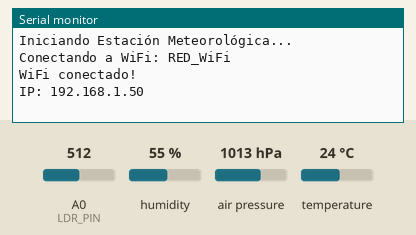
A sketch run on a simulated Arduino Uno R4 WiFi. Shown: the last lines printed to the serial monitor. The inputs (shaded band) are chosen by the test bench; at power-on: humidity 55 %, air pressure 1013 hPa, A0 (LDR_PIN) = 512, temperature 24 °C. WiFi joins after 1.5 s; servers stay silent unless stated; uploads are accepted with an empty reply.

Above: at 3.7 s.
3.8 s: humidity set to 22 %
At 10.7 s:
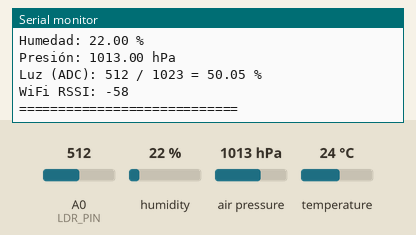
16.9 s: air pressure set to 952 hPa
At 20.2 s:
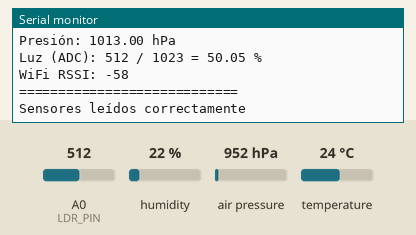
30.0 s: A0 (LDR_PIN) set to 716
At 31.2 s:
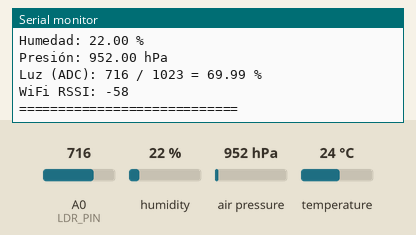
43.1 s: temperature set to 12 °C
At 50.27 s:
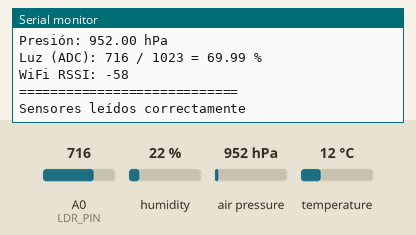
56.2 s: air pressure set to 975 hPa
At 61.5 s:
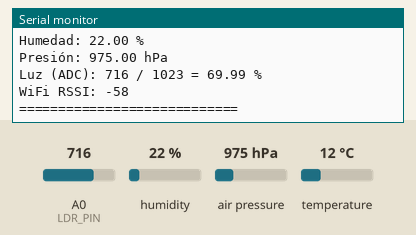
69.3 s: A0 (LDR_PIN) set to 992
At 71.2 s:
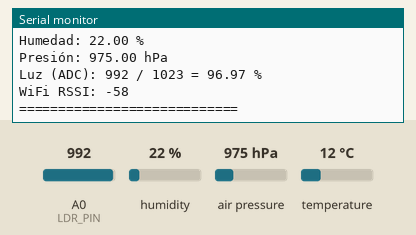
Timing chart, 0 to 72.7 s (numbered marks = the images above; inputs shaded):
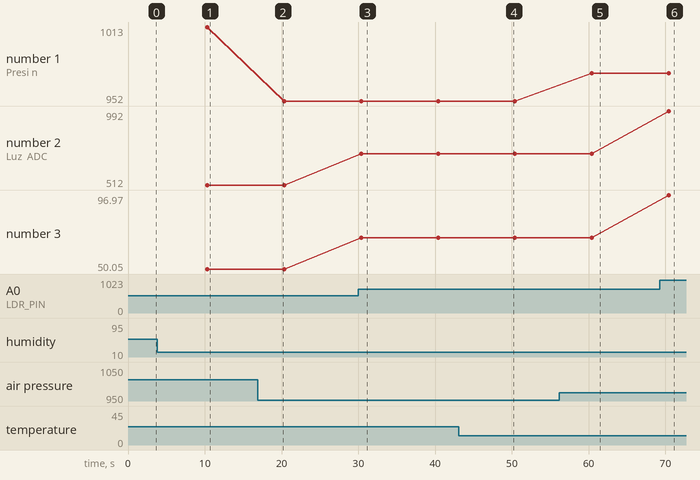

Measured:
- after the input at 3.8 s, the serial monitor: prints a new line after 6.5 s (image 1)
- after the input at 30.0 s, the serial monitor: prints a new line after 0.37 s (image 3)
- after the input at 56.2 s, the serial monitor: prints a new line after 4.2 s (image 5)
- after the input at 69.3 s, the serial monitor: prints a new line after 1.2 s (image 6)
- plotted number 1: 1013 → 952 after the input at 16.9 s, 952 → 975 after the input at 56.2 s
- plotted number 2: 512 → 716 after the input at 30.0 s, 716 → 992 after the input at 69.3 s
- plotted number 3: 50.05 → 69.99 after the input at 30.0 s, 69.99 → 96.97 after the input at 69.3 s

The sketch:

estacion_meteorologica.ino
```cpp
// ==========================================
// MINI ESTACIÓN METEOROLÓGICA
// Arduino UNO R4 WiFi + Sensores
// ==========================================

#include <WiFiS3.h>
#include <DHT.h>
#include <Adafruit_BMP280.h>
#include <Wire.h>

// ==================== CONFIGURACIÓN WIFI ====================
const char* ssid = "RED_WiFi";           // Cambiar por tu SSID
const char* password = "contraseña";     // Cambiar por tu contraseña
const char* serverIP = "192.168.0.50";   // IP del servidor local (cambiar)
const int serverPort = 3000;

// ==================== SENSORES ====================
// DHT22 o DHT11
#define DHTPIN 2          // Pin digital donde conectas DHT
#define DHTTYPE DHT22     // DHT22 (o DHT11 si usas ese)
DHT dht(DHTPIN, DHTTYPE);

// BMP280 o BME280 (usa I2C)
Adafruit_BMP280 bmp280;

// LDR (fotoresistencia)
#define LDR_PIN A0        // Pin analógico para LDR

// ==================== VARIABLES ====================
unsigned long lastReadTime = 0;
const unsigned long READ_INTERVAL = 10000; // 10 segundos

float temperature = 0;
float humidity = 0;
float pressure = 0;
int lightValue = 0;

WiFiClient client;

// ==================== SETUP ====================
void setup() {
  Serial.begin(9600);
  delay(1000);

  Serial.println("\n\nIniciando Estación Meteorológica...");

  // Inicializar sensores
  dht.begin();

  if (!bmp280.begin(0x76)) {  // Dirección I2C por defecto
    Serial.println("ERROR: No se pudo inicializar BMP280!");
    while (1) delay(10);
  }

  // Configurar BMP280
  bmp280.setSampling(Adafruit_BMP280::MODE_NORMAL,
                     Adafruit_BMP280::SAMPLING_X2,
                     Adafruit_BMP280::SAMPLING_X16,
                     Adafruit_BMP280::FILTER_X16,
                     Adafruit_BMP280::STANDBY_MS_500);

  // Conectar a WiFi
  connectToWiFi();
}

// ==================== LOOP ====================
void loop() {
  // Verificar conexión WiFi
  if (WiFi.status() != WL_CONNECTED) {
    Serial.println("WiFi desconectado. Intentando reconectar...");
    connectToWiFi();
  }

  // Leer sensores cada READ_INTERVAL
  if (millis() - lastReadTime >= READ_INTERVAL) {
    lastReadTime = millis();

    readSensors();
    sendDataToServer();
    printDebugInfo();
  }

  delay(100);
}

// ==================== FUNCIONES ====================

void connectToWiFi() {
  Serial.print("Conectando a WiFi: ");
  Serial.println(ssid);

  WiFi.begin(ssid, password);

  int attempts = 0;
  while (WiFi.status() != WL_CONNECTED && attempts < 20) {
    delay(500);
    Serial.print(".");
    attempts++;
  }

  if (WiFi.status() == WL_CONNECTED) {
    Serial.println("\nWiFi conectado!");
    Serial.print("IP: ");
    Serial.println(WiFi.localIP());
  } else {
    Serial.println("\nError: No se pudo conectar a WiFi");
  }
}

void readSensors() {
  // Leer DHT22
  humidity = dht.readHumidity();
  temperature = dht.readTemperature();

  // Validar lectura DHT
  if (isnan(humidity) || isnan(temperature)) {
    Serial.println("ERROR: Fallo en lectura DHT");
    return;
  }

  // Leer BMP280
  pressure = bmp280.readPressure() / 100.0F;  // Convertir a hPa

  // Leer LDR
  lightValue = analogRead(LDR_PIN);

  Serial.println("Sensores leídos correctamente");
}

void sendDataToServer() {
  if (client.connect(serverIP, serverPort)) {
    Serial.println("Conectado al servidor...");

    // Construir URL con parámetros
    String url = "/api/add?temp=" + String(temperature, 2) +
                 "&hum=" + String(humidity, 2) +
                 "&pres=" + String(pressure, 2) +
                 "&light=" + String(lightValue);

    // Enviar GET request
    client.print("GET " + url + " HTTP/1.1\r\n");
    client.print("Host: ");
    client.print(serverIP);
    client.print(":");
    client.println(serverPort);
    client.println("Connection: close");
    client.println();

    // Esperar respuesta
    unsigned long timeout = millis() + 5000;
    while (client.connected() && millis() < timeout) {
      if (client.available()) {
        String line = client.readStringUntil('\n');
        Serial.println(line);
      }
    }

    client.stop();
    Serial.println("Datos enviados exitosamente");
  } else {
    Serial.println("ERROR: No se pudo conectar al servidor");
  }
}

void printDebugInfo() {
  Serial.println("====== LECTURA ACTUAL ======");
  Serial.print("Temperatura: ");
  Serial.print(temperature);
  Serial.println(" °C");

  Serial.print("Humedad: ");
  Serial.print(humidity);
  Serial.println(" %");

  Serial.print("Presión: ");
  Serial.print(pressure);
  Serial.println(" hPa");

  Serial.print("Luz (ADC): ");
  Serial.print(lightValue);
  Serial.print(" / 1023 = ");
  Serial.print((lightValue / 1023.0) * 100);
  Serial.println(" %");

  Serial.print("WiFi RSSI: ");
  Serial.println(WiFi.RSSI());
  Serial.println("============================\n");
}
```
